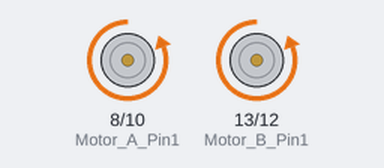
Bench run of a program on a simulated Raspberry Pi (header pin numbers). Parts: motor-driver pin pairs drawn as motors (green arrow = first pin HIGH = forward, orange = second pin HIGH = backward, longer = more drive, scaled by the enable pin).

Above: at 2.5 s.
At 7.5 s:
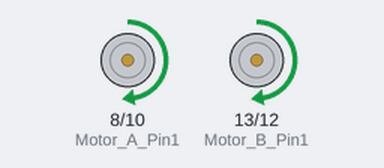
Timing chart, 0 to 13.0 s (numbered marks = the images above):
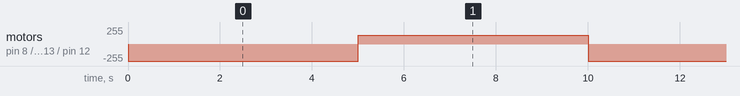

Measured:
- by itself, motor on pin 8 (Motor_A_Pin1) / pin 10 (Motor_A_Pin2), motor on pin 13 (Motor_B_Pin1) / pin 12 (Motor_B_Pin2): alternates backward 255/255 for 5.0 s and forward 128/255 for 5.0 s

The program:

05_motor.py
```python
#!/usr/bin/env python
import RPi.GPIO as GPIO
import time

# motor_EN_A: Pin7  |  motor_EN_B: Pin11
# motor_A:  Pin8,Pin10    |  motor_B: Pin13,Pin12

Motor_A_EN    =  7
Motor_B_EN    = 11

Motor_A_Pin1  =  8
Motor_A_Pin2  = 10
Motor_B_Pin1  = 13
Motor_B_Pin2  = 12

Dir_forward   =  0
Dir_backward  =  1

pwn_A = 0
pwm_B = 0

def motorStop():  # disable two DC motors
	GPIO.output(Motor_A_EN, GPIO.LOW)
	GPIO.output(Motor_B_EN, GPIO.LOW)

def setup():
	global pwm_A, pwm_B
	GPIO.setwarnings(False)
	GPIO.setmode(GPIO.BOARD)
	GPIO.setup(Motor_A_EN, GPIO.OUT)
	GPIO.setup(Motor_B_EN, GPIO.OUT)
	GPIO.setup(Motor_A_Pin1, GPIO.OUT)
	GPIO.setup(Motor_A_Pin2, GPIO.OUT)
	GPIO.setup(Motor_B_Pin1, GPIO.OUT)
	GPIO.setup(Motor_B_Pin2, GPIO.OUT)
	motorStop()
	pwm_A = GPIO.PWM(Motor_A_EN, 1000)
	pwm_B = GPIO.PWM(Motor_B_EN, 1000)

def motor(status, direction, speed):
	global pwm_A, pwm_B
	if status == 0: # stop
		motorStop()
	else:
		GPIO.output(Motor_A_EN, GPIO.HIGH)
		GPIO.output(Motor_B_EN, GPIO.HIGH)
		if direction == Dir_forward:
			GPIO.output(Motor_A_Pin1, GPIO.HIGH)
			GPIO.output(Motor_A_Pin2, GPIO.LOW)
			GPIO.output(Motor_B_Pin1, GPIO.HIGH)
			GPIO.output(Motor_B_Pin2, GPIO.LOW)
			pwm_A.start(100)
			pwm_A.ChangeDutyCycle(speed)
			pwm_B.start(100)
			pwm_B.ChangeDutyCycle(speed)
		if direction == Dir_backward:
			GPIO.output(Motor_A_Pin1, GPIO.LOW)
			GPIO.output(Motor_A_Pin2, GPIO.HIGH)
			GPIO.output(Motor_B_Pin1, GPIO.LOW)
			GPIO.output(Motor_B_Pin2, GPIO.HIGH)
			pwm_A.start(0)
			pwm_A.ChangeDutyCycle(speed)
			pwm_B.start(0)
			pwm_B.ChangeDutyCycle(speed)

def loop():
	while True:
		motor(1, Dir_backward, 100)
		time.sleep(5)
		motor(1, Dir_forward, 50)
		time.sleep(5)

def destroy():
	motorStop()
	GPIO.cleanup()             # Release resource

if __name__ == '__main__':     # Program start from here
	setup()
	try:
		loop()
	except KeyboardInterrupt:
		destroy()
```
